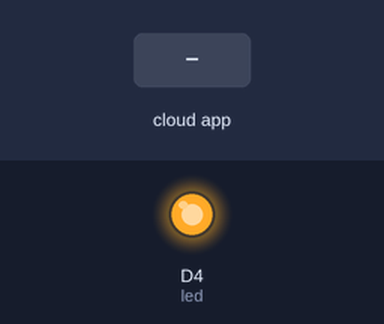
The sketch below on a simulated ESP8266 (NodeMCU). On the bench: output pins drawn as LEDs (lit = HIGH). The inputs (shaded band) are chosen by the test bench. WiFi joins after 1.5 s; servers stay silent unless stated; what the sketch prints to the serial monitor is not drawn.

Above: at 2.7 s.
2.8 s: the phone or cloud app sets LED to 64
At 3.8 s:
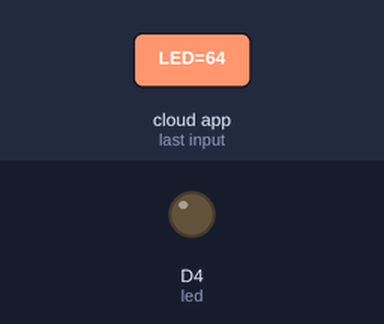
4.3 s: the phone or cloud app sets LED to 0
At 4.9 s:
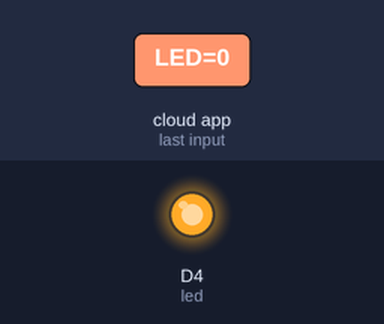
5.8 s: the phone or cloud app sets LED to 128
At 7.2 s:
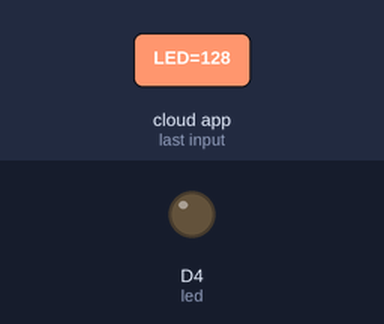
Timing chart, 0 to 8.8 s (numbered marks = the images above; inputs shaded):
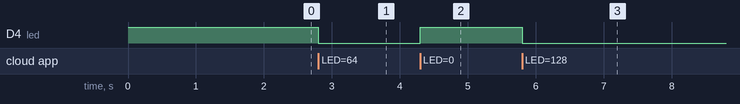

The sketch:

Configurar_ALEXA_Echo_Arduino.ino
```cpp
#include <ESP8266WiFi.h>
#include <Espalexa.h>
Espalexa espAlexa;
////////////////////////////
#define led D4

const char* ssid = "TU_SSID";
const char* password = "TU_PASS";

void setup() {
  Serial.begin(115200);
  pinMode(led,OUTPUT);
  digitalWrite(led,HIGH); //inicia apagado
  ConectarWifi();
  espAlexa.addDevice("LED",foco);
  espAlexa.begin();
}
///////////////////// VOID LOOP ////////////////////////////////////////////////////
void loop(){
  ConectarWifi();
  espAlexa.loop();
  delay(1);}

/////////////////// FUNCION PARA CONECTAR EL WIFI ///////////////////////////////////
void ConectarWifi() {
  if(WiFi.status() != WL_CONNECTED) {
     WiFi.mode(WIFI_STA);
     WiFi.begin(ssid, password);
     Serial.println("");
     Serial.println("Connecting to WiFi");
     while(WiFi.status() != WL_CONNECTED) {
           delay(500);
           Serial.print(".");}
    Serial.print("Connected to ");
    Serial.println(ssid);
    Serial.print("IP address: ");
    Serial.println(WiFi.localIP());}}
/////////////////// FUNCION PARA  LED /////////////////////////////
void foco(uint8_t brillo){
     if(brillo){
      digitalWrite(led, LOW);}
     else{
      digitalWrite(led, HIGH);}}

/*
------------------------------------
CONFIGURAR ESP8266 CON ALEXA
------------------------------------

> Descargar IDE de Arduino.
> Pegar en preferencias este link (https://arduino.esp8266.com/stable/package_esp8266com_index.json)
y seleccionar casilla compilacion.
> Buscar tarjetas ESP8266 y descargar.
> En programa, añadir libreria espalexa en formato zip, dar click en Añadir biblioteca zip.
> Seleccionar el archivo zip con el nombre Espalexa.
> Seleccionar la tarjeta NodeMCU 1.0.
> Abrir Sketch y agregar ID de tu red wifi y la contraseña, luego compilar.
> Subir archivo al compilar, siempre teniendo y asegurandose que la tarjeta sea NodeMCU 1.0.
> Una vez subido, abre monitor serial, selecciona 115200 badios.
> Resetea la tarjeta ESP8266.
> En monitor serial, debera verse que esta conectado y su direccion IP.
> Configuralo en tu app Alexa.
*/
```

Measured:
- after the input at 2.8 s, D4 (led): HIGH → LOW at once
- after the input at 4.3 s, D4 (led): LOW → HIGH at once
- after the input at 5.8 s, D4 (led): HIGH → LOW at once
